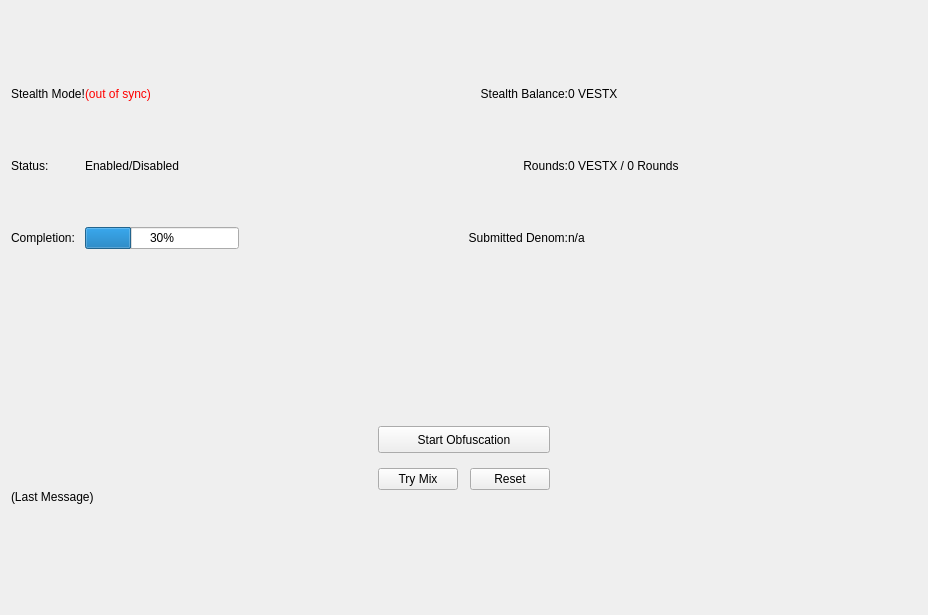
<?xml version="1.0" encoding="UTF-8"?>
<ui version="4.0">
 <class>StealthModePage</class>
 <widget class="QWidget" name="StealthModePage">
  <property name="geometry">
   <rect>
    <x>0</x>
    <y>0</y>
    <width>928</width>
    <height>615</height>
   </rect>
  </property>
  <property name="windowTitle">
   <string>Form</string>
  </property>
  <layout class="QVBoxLayout" name="verticalLayout">
   <property name="spacing">
    <number>30</number>
   </property>
   <item>
    <widget class="QLabel" name="label">
     <property name="text">
      <string/>
     </property>
     <property name="pixmap">
      <pixmap resource="../vestx.qrc">:/images/res/images/pages/ghostcoins/stealth-header.png</pixmap>
     </property>
    </widget>
   </item>
   <item>
    <widget class="QWidget" name="ObfuscationFrame" native="true">
     <layout class="QGridLayout" rowminimumheight="60,60,60">
      <property name="leftMargin">
       <number>0</number>
      </property>
      <property name="horizontalSpacing">
       <number>0</number>
      </property>
      <property name="verticalSpacing">
       <number>12</number>
      </property>
      <item row="1" column="1">
       <widget class="QLabel" name="obfuscationEnabled">
        <property name="text">
         <string>Enabled/Disabled</string>
        </property>
       </widget>
      </item>
      <item row="0" column="3">
       <widget class="QLabel" name="labelAnonymizedText">
        <property name="text">
         <string>Stealth Balance:</string>
        </property>
        <property name="alignment">
         <set>Qt::AlignRight|Qt::AlignTrailing|Qt::AlignVCenter</set>
        </property>
       </widget>
      </item>
      <item row="2" column="0">
       <widget class="QLabel" name="completionLabel">
        <property name="text">
         <string>Completion:</string>
        </property>
        <property name="alignment">
         <set>Qt::AlignLeading|Qt::AlignLeft|Qt::AlignVCenter</set>
        </property>
       </widget>
      </item>
      <item row="2" column="1">
       <widget class="QProgressBar" name="obfuscationProgress">
        <property name="maximumSize">
         <size>
          <width>154</width>
          <height>16777215</height>
         </size>
        </property>
        <property name="value">
         <number>30</number>
        </property>
       </widget>
      </item>
      <item row="0" column="0">
       <widget class="QLabel" name="stealthModeLabel">
        <property name="font">
         <font/>
        </property>
        <property name="text">
         <string>Stealth Mode!</string>
        </property>
       </widget>
      </item>
      <item row="1" column="4">
       <widget class="QLabel" name="labelAmountRounds">
        <property name="text">
         <string>0 VESTX / 0 Rounds</string>
        </property>
       </widget>
      </item>
      <item row="0" column="4">
       <widget class="QLabel" name="labelAnonymized">
        <property name="font">
         <font/>
        </property>
        <property name="text">
         <string notr="true">0 VESTX</string>
        </property>
       </widget>
      </item>
      <item row="1" column="3">
       <widget class="QLabel" name="roundsLabel">
        <property name="text">
         <string>Rounds:</string>
        </property>
        <property name="alignment">
         <set>Qt::AlignRight|Qt::AlignTrailing|Qt::AlignVCenter</set>
        </property>
       </widget>
      </item>
      <item row="2" column="4">
       <widget class="QLabel" name="labelSubmittedDenom">
        <property name="toolTip">
         <string>The denominations you submitted to the Masternode.&lt;br&gt;To mix, other users must submit the exact same denominations.</string>
        </property>
        <property name="text">
         <string>n/a</string>
        </property>
       </widget>
      </item>
      <item row="1" column="0">
       <widget class="QLabel" name="statusLabel">
        <property name="text">
         <string>Status:</string>
        </property>
        <property name="alignment">
         <set>Qt::AlignLeading|Qt::AlignLeft|Qt::AlignVCenter</set>
        </property>
       </widget>
      </item>
      <item row="2" column="3">
       <widget class="QLabel" name="label_16">
        <property name="text">
         <string>Submitted Denom:</string>
        </property>
        <property name="alignment">
         <set>Qt::AlignRight|Qt::AlignTrailing|Qt::AlignVCenter</set>
        </property>
       </widget>
      </item>
      <item row="0" column="1">
       <widget class="QLabel" name="labelObfuscationSyncStatus">
        <property name="toolTip">
         <string>The displayed information may be out of date. Your wallet automatically synchronizes with the VESTX network after a connection is established, but this process has not completed yet.</string>
        </property>
        <property name="styleSheet">
         <string notr="true">QLabel { color: red; }</string>
        </property>
        <property name="text">
         <string notr="true">(out of sync)</string>
        </property>
        <property name="alignment">
         <set>Qt::AlignLeading|Qt::AlignLeft|Qt::AlignVCenter</set>
        </property>
       </widget>
      </item>
      <item row="0" column="2">
       <spacer name="horizontalSpacer_5">
        <property name="orientation">
         <enum>Qt::Horizontal</enum>
        </property>
        <property name="sizeHint" stdset="0">
         <size>
          <width>40</width>
          <height>20</height>
         </size>
        </property>
       </spacer>
      </item>
      <item row="1" column="2">
       <widget class="QLabel" name="spacerLabel">
        <property name="text">
         <string/>
        </property>
       </widget>
      </item>
      <item row="2" column="5">
       <spacer name="horizontalSpacer_4">
        <property name="orientation">
         <enum>Qt::Horizontal</enum>
        </property>
        <property name="sizeHint" stdset="0">
         <size>
          <width>40</width>
          <height>20</height>
         </size>
        </property>
       </spacer>
      </item>
      <item row="1" column="5">
       <widget class="QLabel" name="spacerLabel_2">
        <property name="text">
         <string/>
        </property>
       </widget>
      </item>
     </layout>
    </widget>
   </item>
   <item>
    <widget class="QWidget" name="bottomContainer" native="true">
     <layout class="QVBoxLayout" name="verticalLayout_4">
      <property name="spacing">
       <number>0</number>
      </property>
      <property name="leftMargin">
       <number>0</number>
      </property>
      <property name="topMargin">
       <number>0</number>
      </property>
      <property name="rightMargin">
       <number>0</number>
      </property>
      <property name="bottomMargin">
       <number>0</number>
      </property>
      <item>
       <widget class="QWidget" name="widget" native="true">
        <layout class="QHBoxLayout" name="horizontalLayout_3">
         <item>
          <widget class="QLabel" name="label_2">
           <property name="text">
            <string/>
           </property>
           <property name="pixmap">
            <pixmap resource="../vestx.qrc">:/images/res/images/pages/stealthmode/exchange.png</pixmap>
           </property>
           <property name="scaledContents">
            <bool>false</bool>
           </property>
           <property name="alignment">
            <set>Qt::AlignCenter</set>
           </property>
          </widget>
         </item>
        </layout>
       </widget>
      </item>
      <item>
       <spacer name="verticalSpacer">
        <property name="orientation">
         <enum>Qt::Vertical</enum>
        </property>
        <property name="sizeHint" stdset="0">
         <size>
          <width>20</width>
          <height>40</height>
         </size>
        </property>
       </spacer>
      </item>
      <item>
       <layout class="QHBoxLayout" name="horizontalLayout">
        <property name="leftMargin">
         <number>15</number>
        </property>
        <property name="topMargin">
         <number>0</number>
        </property>
        <property name="rightMargin">
         <number>15</number>
        </property>
        <item>
         <spacer name="horizontalSpacer_2">
          <property name="orientation">
           <enum>Qt::Horizontal</enum>
          </property>
          <property name="sizeHint" stdset="0">
           <size>
            <width>40</width>
            <height>20</height>
           </size>
          </property>
         </spacer>
        </item>
        <item>
         <layout class="QVBoxLayout" name="verticalLayout_2">
          <property name="spacing">
           <number>15</number>
          </property>
          <property name="topMargin">
           <number>15</number>
          </property>
          <item>
           <widget class="QPushButton" name="toggleObfuscation">
            <property name="minimumSize">
             <size>
              <width>82</width>
              <height>27</height>
             </size>
            </property>
            <property name="text">
             <string>Start Obfuscation</string>
            </property>
           </widget>
          </item>
          <item>
           <layout class="QHBoxLayout" name="horizontalLayout_2">
            <property name="spacing">
             <number>12</number>
            </property>
            <property name="bottomMargin">
             <number>0</number>
            </property>
            <item>
             <widget class="QPushButton" name="obfuscationAuto">
              <property name="text">
               <string>Try Mix</string>
              </property>
             </widget>
            </item>
            <item>
             <widget class="QPushButton" name="obfuscationReset">
              <property name="text">
               <string>Reset</string>
              </property>
             </widget>
            </item>
           </layout>
          </item>
         </layout>
        </item>
        <item>
         <spacer name="horizontalSpacer_3">
          <property name="orientation">
           <enum>Qt::Horizontal</enum>
          </property>
          <property name="sizeHint" stdset="0">
           <size>
            <width>40</width>
            <height>20</height>
           </size>
          </property>
         </spacer>
        </item>
       </layout>
      </item>
      <item>
       <widget class="QLabel" name="obfuscationStatus">
        <property name="minimumSize">
         <size>
          <width>288</width>
          <height>43</height>
         </size>
        </property>
        <property name="text">
         <string>(Last Message)</string>
        </property>
        <property name="alignment">
         <set>Qt::AlignLeading|Qt::AlignLeft|Qt::AlignTop</set>
        </property>
        <property name="wordWrap">
         <bool>true</bool>
        </property>
       </widget>
      </item>
      <item>
       <spacer name="verticalSpacer_2">
        <property name="orientation">
         <enum>Qt::Vertical</enum>
        </property>
        <property name="sizeHint" stdset="0">
         <size>
          <width>20</width>
          <height>40</height>
         </size>
        </property>
       </spacer>
      </item>
     </layout>
    </widget>
   </item>
  </layout>
 </widget>
 <resources>
  <include location="../vestx.qrc"/>
 </resources>
 <connections/>
</ui>
